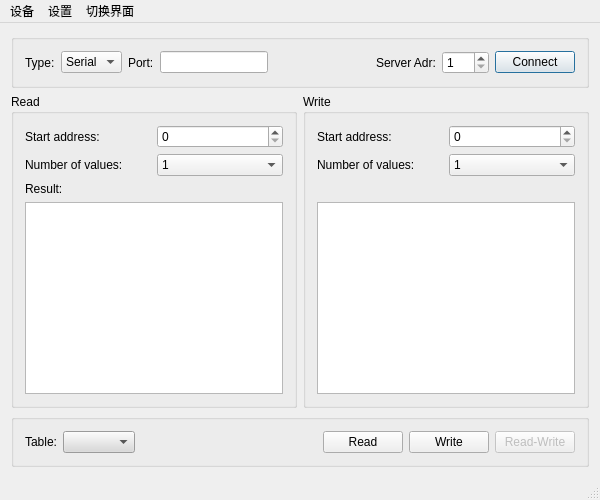
<?xml version="1.0" encoding="UTF-8"?>
<ui version="4.0">
 <class>ModbusClient</class>
 <widget class="QMainWindow" name="ModbusClient">
  <property name="geometry">
   <rect>
    <x>0</x>
    <y>0</y>
    <width>600</width>
    <height>500</height>
   </rect>
  </property>
  <property name="minimumSize">
   <size>
    <width>600</width>
    <height>500</height>
   </size>
  </property>
  <property name="maximumSize">
   <size>
    <width>600</width>
    <height>500</height>
   </size>
  </property>
  <property name="windowTitle">
   <string>Modbus Client</string>
  </property>
  <widget class="QWidget" name="centralWidget">
   <layout class="QVBoxLayout" name="verticalLayout">
    <item>
     <widget class="QGroupBox" name="groupBox">
      <property name="sizePolicy">
       <sizepolicy hsizetype="Preferred" vsizetype="Fixed">
        <horstretch>0</horstretch>
        <verstretch>0</verstretch>
       </sizepolicy>
      </property>
      <property name="maximumSize">
       <size>
        <width>16777215</width>
        <height>16777215</height>
       </size>
      </property>
      <property name="title">
       <string/>
      </property>
      <property name="flat">
       <bool>false</bool>
      </property>
      <layout class="QHBoxLayout" name="horizontalLayout_5">
       <item>
        <widget class="QLabel" name="label">
         <property name="text">
          <string>Type:</string>
         </property>
        </widget>
       </item>
       <item>
        <widget class="QComboBox" name="connectType">
         <item>
          <property name="text">
           <string>Serial</string>
          </property>
         </item>
         <item>
          <property name="text">
           <string>TCP</string>
          </property>
         </item>
        </widget>
       </item>
       <item>
        <widget class="QLabel" name="label_2">
         <property name="sizePolicy">
          <sizepolicy hsizetype="Maximum" vsizetype="Preferred">
           <horstretch>0</horstretch>
           <verstretch>0</verstretch>
          </sizepolicy>
         </property>
         <property name="text">
          <string>Port:</string>
         </property>
        </widget>
       </item>
       <item>
        <widget class="QLineEdit" name="portEdit">
         <property name="enabled">
          <bool>true</bool>
         </property>
         <property name="sizePolicy">
          <sizepolicy hsizetype="Preferred" vsizetype="Fixed">
           <horstretch>0</horstretch>
           <verstretch>0</verstretch>
          </sizepolicy>
         </property>
         <property name="frame">
          <bool>true</bool>
         </property>
        </widget>
       </item>
       <item>
        <spacer name="horizontalSpacer">
         <property name="orientation">
          <enum>Qt::Horizontal</enum>
         </property>
         <property name="sizeType">
          <enum>QSizePolicy::Expanding</enum>
         </property>
         <property name="sizeHint" stdset="0">
          <size>
           <width>30</width>
           <height>20</height>
          </size>
         </property>
        </spacer>
       </item>
       <item>
        <widget class="QLabel" name="label_27">
         <property name="sizePolicy">
          <sizepolicy hsizetype="Maximum" vsizetype="Preferred">
           <horstretch>0</horstretch>
           <verstretch>0</verstretch>
          </sizepolicy>
         </property>
         <property name="text">
          <string>Server Adr:</string>
         </property>
        </widget>
       </item>
       <item>
        <widget class="QSpinBox" name="serverEdit">
         <property name="sizePolicy">
          <sizepolicy hsizetype="Maximum" vsizetype="Fixed">
           <horstretch>0</horstretch>
           <verstretch>0</verstretch>
          </sizepolicy>
         </property>
         <property name="minimum">
          <number>1</number>
         </property>
         <property name="maximum">
          <number>247</number>
         </property>
        </widget>
       </item>
       <item>
        <widget class="QPushButton" name="connectButton">
         <property name="sizePolicy">
          <sizepolicy hsizetype="Maximum" vsizetype="Fixed">
           <horstretch>0</horstretch>
           <verstretch>0</verstretch>
          </sizepolicy>
         </property>
         <property name="text">
          <string>Connect</string>
         </property>
         <property name="checkable">
          <bool>false</bool>
         </property>
         <property name="autoDefault">
          <bool>false</bool>
         </property>
         <property name="default">
          <bool>true</bool>
         </property>
        </widget>
       </item>
      </layout>
     </widget>
    </item>
    <item>
     <layout class="QHBoxLayout" name="horizontalLayout_2">
      <item>
       <widget class="QGroupBox" name="groupBox_2">
        <property name="sizePolicy">
         <sizepolicy hsizetype="Preferred" vsizetype="Expanding">
          <horstretch>0</horstretch>
          <verstretch>0</verstretch>
         </sizepolicy>
        </property>
        <property name="minimumSize">
         <size>
          <width>250</width>
          <height>0</height>
         </size>
        </property>
        <property name="title">
         <string>Read</string>
        </property>
        <property name="flat">
         <bool>false</bool>
        </property>
        <property name="checkable">
         <bool>false</bool>
        </property>
        <layout class="QGridLayout" name="gridLayout_3">
         <item row="1" column="0">
          <widget class="QLabel" name="label_5">
           <property name="text">
            <string>Number of values:</string>
           </property>
          </widget>
         </item>
         <item row="0" column="0">
          <widget class="QLabel" name="label_4">
           <property name="text">
            <string>Start address:</string>
           </property>
          </widget>
         </item>
         <item row="3" column="0" colspan="2">
          <widget class="QListWidget" name="readValue">
           <property name="sizePolicy">
            <sizepolicy hsizetype="Expanding" vsizetype="Expanding">
             <horstretch>0</horstretch>
             <verstretch>0</verstretch>
            </sizepolicy>
           </property>
           <property name="minimumSize">
            <size>
             <width>0</width>
             <height>0</height>
            </size>
           </property>
           <property name="alternatingRowColors">
            <bool>true</bool>
           </property>
          </widget>
         </item>
         <item row="0" column="1">
          <widget class="QSpinBox" name="readAddress">
           <property name="maximum">
            <number>1999</number>
           </property>
          </widget>
         </item>
         <item row="2" column="0">
          <widget class="QLabel" name="label_9">
           <property name="sizePolicy">
            <sizepolicy hsizetype="Preferred" vsizetype="Fixed">
             <horstretch>0</horstretch>
             <verstretch>0</verstretch>
            </sizepolicy>
           </property>
           <property name="text">
            <string>Result:</string>
           </property>
          </widget>
         </item>
         <item row="1" column="1">
          <widget class="QComboBox" name="readSize">
           <property name="currentIndex">
            <number>0</number>
           </property>
           <property name="maxVisibleItems">
            <number>10</number>
           </property>
           <item>
            <property name="text">
             <string>1</string>
            </property>
           </item>
           <item>
            <property name="text">
             <string>2</string>
            </property>
           </item>
           <item>
            <property name="text">
             <string>3</string>
            </property>
           </item>
           <item>
            <property name="text">
             <string>4</string>
            </property>
           </item>
           <item>
            <property name="text">
             <string>5</string>
            </property>
           </item>
           <item>
            <property name="text">
             <string>6</string>
            </property>
           </item>
           <item>
            <property name="text">
             <string>7</string>
            </property>
           </item>
           <item>
            <property name="text">
             <string>8</string>
            </property>
           </item>
           <item>
            <property name="text">
             <string>9</string>
            </property>
           </item>
           <item>
            <property name="text">
             <string>10</string>
            </property>
           </item>
          </widget>
         </item>
        </layout>
       </widget>
      </item>
      <item>
       <widget class="QGroupBox" name="writeGroupBox">
        <property name="sizePolicy">
         <sizepolicy hsizetype="Preferred" vsizetype="Expanding">
          <horstretch>0</horstretch>
          <verstretch>0</verstretch>
         </sizepolicy>
        </property>
        <property name="minimumSize">
         <size>
          <width>225</width>
          <height>0</height>
         </size>
        </property>
        <property name="title">
         <string>Write</string>
        </property>
        <property name="flat">
         <bool>false</bool>
        </property>
        <layout class="QGridLayout" name="gridLayout_2">
         <item row="0" column="0">
          <widget class="QLabel" name="label_7">
           <property name="text">
            <string>Start address:</string>
           </property>
          </widget>
         </item>
         <item row="1" column="0">
          <widget class="QLabel" name="label_8">
           <property name="text">
            <string>Number of values:</string>
           </property>
          </widget>
         </item>
         <item row="1" column="1">
          <widget class="QComboBox" name="writeSize">
           <property name="editable">
            <bool>false</bool>
           </property>
           <property name="currentIndex">
            <number>0</number>
           </property>
           <property name="maxVisibleItems">
            <number>10</number>
           </property>
           <property name="modelColumn">
            <number>0</number>
           </property>
           <item>
            <property name="text">
             <string>1</string>
            </property>
           </item>
           <item>
            <property name="text">
             <string>2</string>
            </property>
           </item>
           <item>
            <property name="text">
             <string>3</string>
            </property>
           </item>
           <item>
            <property name="text">
             <string>4</string>
            </property>
           </item>
           <item>
            <property name="text">
             <string>5</string>
            </property>
           </item>
           <item>
            <property name="text">
             <string>6</string>
            </property>
           </item>
           <item>
            <property name="text">
             <string>7</string>
            </property>
           </item>
           <item>
            <property name="text">
             <string>8</string>
            </property>
           </item>
           <item>
            <property name="text">
             <string>9</string>
            </property>
           </item>
           <item>
            <property name="text">
             <string>10</string>
            </property>
           </item>
          </widget>
         </item>
         <item row="0" column="1">
          <widget class="QSpinBox" name="writeAddress">
           <property name="maximum">
            <number>1999</number>
           </property>
          </widget>
         </item>
         <item row="4" column="0" colspan="2">
          <widget class="QTreeView" name="writeValueTable">
           <property name="enabled">
            <bool>true</bool>
           </property>
           <property name="sizePolicy">
            <sizepolicy hsizetype="Expanding" vsizetype="Expanding">
             <horstretch>0</horstretch>
             <verstretch>0</verstretch>
            </sizepolicy>
           </property>
           <property name="verticalScrollBarPolicy">
            <enum>Qt::ScrollBarAsNeeded</enum>
           </property>
           <property name="horizontalScrollBarPolicy">
            <enum>Qt::ScrollBarAsNeeded</enum>
           </property>
           <property name="sizeAdjustPolicy">
            <enum>QAbstractScrollArea::AdjustIgnored</enum>
           </property>
           <property name="autoScrollMargin">
            <number>20</number>
           </property>
           <property name="editTriggers">
            <set>QAbstractItemView::AllEditTriggers</set>
           </property>
           <property name="showDropIndicator" stdset="0">
            <bool>true</bool>
           </property>
           <property name="alternatingRowColors">
            <bool>true</bool>
           </property>
           <property name="autoExpandDelay">
            <number>-1</number>
           </property>
           <property name="rootIsDecorated">
            <bool>false</bool>
           </property>
           <property name="uniformRowHeights">
            <bool>true</bool>
           </property>
           <property name="itemsExpandable">
            <bool>false</bool>
           </property>
           <property name="expandsOnDoubleClick">
            <bool>false</bool>
           </property>
           <attribute name="headerVisible">
            <bool>false</bool>
           </attribute>
          </widget>
         </item>
         <item row="2" column="0">
          <widget class="QLabel" name="label_3">
           <property name="sizePolicy">
            <sizepolicy hsizetype="Preferred" vsizetype="Fixed">
             <horstretch>0</horstretch>
             <verstretch>0</verstretch>
            </sizepolicy>
           </property>
           <property name="text">
            <string/>
           </property>
          </widget>
         </item>
        </layout>
       </widget>
      </item>
     </layout>
    </item>
    <item>
     <widget class="QGroupBox" name="groupBox_3">
      <property name="sizePolicy">
       <sizepolicy hsizetype="Preferred" vsizetype="Fixed">
        <horstretch>0</horstretch>
        <verstretch>0</verstretch>
       </sizepolicy>
      </property>
      <property name="title">
       <string/>
      </property>
      <property name="flat">
       <bool>false</bool>
      </property>
      <layout class="QHBoxLayout" name="horizontalLayout">
       <item>
        <widget class="QLabel" name="label_6">
         <property name="text">
          <string>Table:</string>
         </property>
        </widget>
       </item>
       <item>
        <widget class="QComboBox" name="registerType">
         <property name="contextMenuPolicy">
          <enum>Qt::DefaultContextMenu</enum>
         </property>
         <property name="styleSheet">
          <string notr="true">background-color: rgb(217, 217, 217);</string>
         </property>
        </widget>
       </item>
       <item>
        <spacer name="horizontalSpacer_2">
         <property name="orientation">
          <enum>Qt::Horizontal</enum>
         </property>
         <property name="sizeHint" stdset="0">
          <size>
           <width>13</width>
           <height>17</height>
          </size>
         </property>
        </spacer>
       </item>
       <item>
        <widget class="QPushButton" name="readButton">
         <property name="sizePolicy">
          <sizepolicy hsizetype="Maximum" vsizetype="Fixed">
           <horstretch>0</horstretch>
           <verstretch>0</verstretch>
          </sizepolicy>
         </property>
         <property name="text">
          <string>Read</string>
         </property>
        </widget>
       </item>
       <item>
        <widget class="QPushButton" name="writeButton">
         <property name="text">
          <string>Write</string>
         </property>
        </widget>
       </item>
       <item>
        <widget class="QPushButton" name="readWriteButton">
         <property name="enabled">
          <bool>false</bool>
         </property>
         <property name="text">
          <string>Read-Write</string>
         </property>
        </widget>
       </item>
      </layout>
     </widget>
    </item>
   </layout>
  </widget>
  <widget class="QStatusBar" name="statusBar"/>
  <widget class="QMenuBar" name="menuBar">
   <property name="geometry">
    <rect>
     <x>0</x>
     <y>0</y>
     <width>600</width>
     <height>26</height>
    </rect>
   </property>
   <widget class="QMenu" name="menuDevice">
    <property name="title">
     <string>设备</string>
    </property>
    <addaction name="actionConnect"/>
    <addaction name="actionDisconnect"/>
    <addaction name="separator"/>
   </widget>
   <widget class="QMenu" name="menuToo_ls">
    <property name="title">
     <string>设置</string>
    </property>
    <addaction name="actionOptions"/>
   </widget>
   <widget class="QMenu" name="menu">
    <property name="title">
     <string>切换界面</string>
    </property>
    <addaction name="actionNavigation"/>
    <addaction name="separator"/>
   </widget>
   <addaction name="menuDevice"/>
   <addaction name="menuToo_ls"/>
   <addaction name="menu"/>
  </widget>
  <action name="actionConnect">
   <property name="icon">
    <iconset resource="modbusClient.qrc">
     <normaloff>:/images/connect.png</normaloff>:/images/connect.png</iconset>
   </property>
   <property name="text">
    <string>&amp;Connect</string>
   </property>
  </action>
  <action name="actionDisconnect">
   <property name="icon">
    <iconset resource="modbusClient.qrc">
     <normaloff>:/images/disconnect.png</normaloff>:/images/disconnect.png</iconset>
   </property>
   <property name="text">
    <string>&amp;Disconnect</string>
   </property>
  </action>
  <action name="actionExit">
   <property name="icon">
    <iconset resource="modbusClient.qrc">
     <normaloff>:/images/application-exit.png</normaloff>:/images/application-exit.png</iconset>
   </property>
   <property name="text">
    <string>&amp;Quit</string>
   </property>
  </action>
  <action name="actionOptions">
   <property name="icon">
    <iconset resource="modbusClient.qrc">
     <normaloff>:/images/settings.png</normaloff>:/images/settings.png</iconset>
   </property>
   <property name="text">
    <string>&amp;Options</string>
   </property>
  </action>
  <action name="actionNavigation">
   <property name="text">
    <string>Navegation</string>
   </property>
   <property name="iconText">
    <string>NavIgation</string>
   </property>
   <property name="toolTip">
    <string>NavIgation</string>
   </property>
  </action>
  <action name="actionModbusServer">
   <property name="text">
    <string>Modbus Server</string>
   </property>
   <property name="priority">
    <enum>QAction::NormalPriority</enum>
   </property>
  </action>
  <action name="actionXlsxDeal">
   <property name="text">
    <string>Xlsx Deal</string>
   </property>
  </action>
 </widget>
 <layoutdefault spacing="6" margin="11"/>
 <tabstops>
  <tabstop>connectType</tabstop>
  <tabstop>portEdit</tabstop>
  <tabstop>serverEdit</tabstop>
  <tabstop>connectButton</tabstop>
  <tabstop>readAddress</tabstop>
  <tabstop>readSize</tabstop>
  <tabstop>readValue</tabstop>
  <tabstop>writeAddress</tabstop>
  <tabstop>writeSize</tabstop>
  <tabstop>writeValueTable</tabstop>
  <tabstop>registerType</tabstop>
  <tabstop>readButton</tabstop>
  <tabstop>writeButton</tabstop>
  <tabstop>readWriteButton</tabstop>
 </tabstops>
 <resources>
  <include location="modbusClient.qrc"/>
 </resources>
 <connections/>
</ui>
